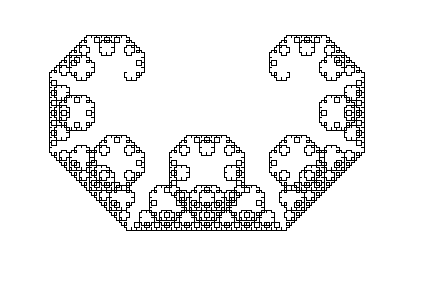

Generate this figure with Python:
#!/usr/bin/env python3
# -*- coding: UTF-8 -*-
# 分形图形

import turtle



def main():
    T = turtle.Turtle()
    T.hideturtle()
    T.speed(10)
    level = 12
    fract(T, -80, 60, 80, 60, level)
    turtle.done()


def fract(T, x1, y1, x2, y2, level):
    newX = 0
    newY = 0
    if level == 0:
        drawLine(T, x1, y1, x2, y2)
    else:
        newX = (x1 + x2) / 2 + (y2 - y1) / 2
        newY = (y1 + y2) / 2 - (x2 - x1) / 2
        fract(T, x1, y1, newX, newY, level - 1)
        fract(T, newX, newY, x2, y2, level - 1)


def drawLine(T, x1, y1, x2, y2):
    T.up()
    T.goto(x1, y1)
    T.down()
    T.goto(x2, y2)


main()
